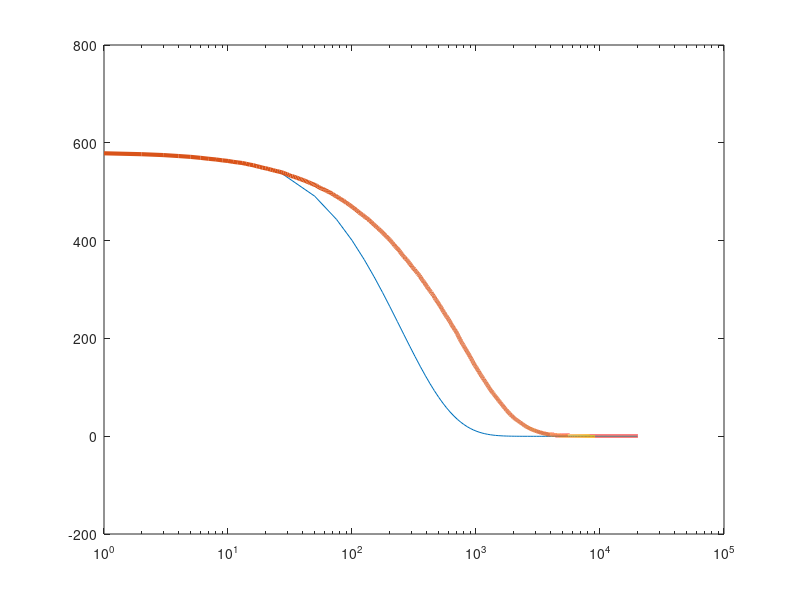

Reproduce this figure in MATLAB.
function rigid()

options = odeset('RelTol',1e-4,'AbsTol',1e-5);
[T,Y] = ode45(@rigid2,[0 0.02],0,options);

A = 4.835975716; %um2
A0 = 602;
AofT = A0 - Y*A;

dlmwrite('A.dat',[T AofT],'delimiter','\t','precision',6);

semilogx(T*1e6,AofT);
hold on
load FPR.dat
semilogx(FPR(:,1)*1e6,FPR(:,2),'LineWidth',3)

function dy = rigid2(t,y)

Kf = 84.21; % s-1*uM-1
dy = 0;    % a column vector
NA = 6.022e23;
B0 = 6045; %molecules/um2
A0 = 1; %uM

V = 1; %1um3
A = 4.835975716; %um2
Vindm3 = V*(1e-5)^3;

Aleftover = A0-1e6*y/NA*A/Vindm3; %in uM
Bleftover = B0-y; %in molecules/um2

dy(1) = Kf * Bleftover * Aleftover; %molecules/um2
